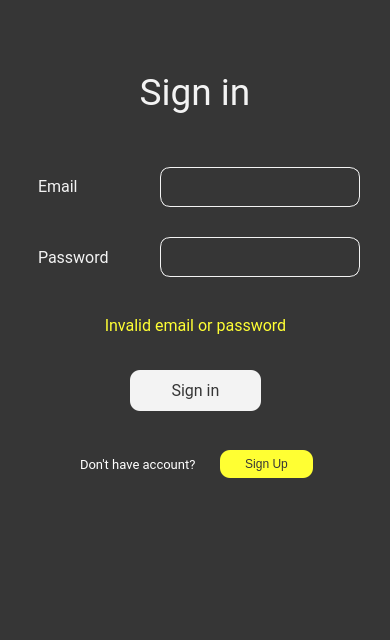
<?xml version="1.0" encoding="UTF-8"?>
<ui version="4.0">
 <class>MainWindow</class>
 <widget class="QMainWindow" name="MainWindow">
  <property name="geometry">
   <rect>
    <x>0</x>
    <y>0</y>
    <width>390</width>
    <height>640</height>
   </rect>
  </property>
  <property name="windowTitle">
   <string>Sign In</string>
  </property>
  <property name="windowIcon">
   <iconset>
    <normaloff>icon/log-in.png</normaloff>icon/log-in.png</iconset>
  </property>
  <property name="styleSheet">
   <string notr="true">background : #363636;</string>
  </property>
  <widget class="QWidget" name="centralwidget">
   <widget class="QLineEdit" name="email">
    <property name="geometry">
     <rect>
      <x>160</x>
      <y>167</y>
      <width>200</width>
      <height>40</height>
     </rect>
    </property>
    <property name="font">
     <font>
      <family>Roboto</family>
      <pointsize>10</pointsize>
     </font>
    </property>
    <property name="styleSheet">
     <string notr="true">color: rgb(243,243,243);
border-radius: 10px;
border: 1px solid rgb(243,243,243);</string>
    </property>
   </widget>
   <widget class="QLabel" name="label">
    <property name="geometry">
     <rect>
      <x>0</x>
      <y>57</y>
      <width>390</width>
      <height>71</height>
     </rect>
    </property>
    <property name="sizePolicy">
     <sizepolicy hsizetype="Preferred" vsizetype="Preferred">
      <horstretch>0</horstretch>
      <verstretch>0</verstretch>
     </sizepolicy>
    </property>
    <property name="font">
     <font>
      <family>Roboto</family>
      <pointsize>28</pointsize>
     </font>
    </property>
    <property name="styleSheet">
     <string notr="true">color: rgb(243,243,243)</string>
    </property>
    <property name="text">
     <string>Sign in</string>
    </property>
    <property name="alignment">
     <set>Qt::AlignCenter</set>
    </property>
   </widget>
   <widget class="QLineEdit" name="password">
    <property name="geometry">
     <rect>
      <x>160</x>
      <y>237</y>
      <width>200</width>
      <height>40</height>
     </rect>
    </property>
    <property name="sizePolicy">
     <sizepolicy hsizetype="Expanding" vsizetype="Fixed">
      <horstretch>0</horstretch>
      <verstretch>0</verstretch>
     </sizepolicy>
    </property>
    <property name="font">
     <font>
      <family>Roboto</family>
      <pointsize>10</pointsize>
     </font>
    </property>
    <property name="styleSheet">
     <string notr="true">
color: rgb(243,243,243);
border-radius: 10px;
border: 1px solid rgb(243,243,243)</string>
    </property>
    <property name="text">
     <string/>
    </property>
   </widget>
   <widget class="QLabel" name="label_3">
    <property name="geometry">
     <rect>
      <x>38</x>
      <y>247</y>
      <width>111</width>
      <height>21</height>
     </rect>
    </property>
    <property name="font">
     <font>
      <family>Roboto</family>
      <pointsize>12</pointsize>
     </font>
    </property>
    <property name="styleSheet">
     <string notr="true">color: rgb(243,243,243)</string>
    </property>
    <property name="text">
     <string>Password</string>
    </property>
   </widget>
   <widget class="QLabel" name="label_2">
    <property name="geometry">
     <rect>
      <x>38</x>
      <y>176</y>
      <width>71</width>
      <height>21</height>
     </rect>
    </property>
    <property name="font">
     <font>
      <family>Roboto</family>
      <pointsize>12</pointsize>
     </font>
    </property>
    <property name="styleSheet">
     <string notr="true">color: rgb(243,243,243)</string>
    </property>
    <property name="text">
     <string>Email</string>
    </property>
   </widget>
   <widget class="QLabel" name="invalid">
    <property name="geometry">
     <rect>
      <x>0</x>
      <y>310</y>
      <width>391</width>
      <height>31</height>
     </rect>
    </property>
    <property name="font">
     <font>
      <family>Roboto</family>
      <pointsize>12</pointsize>
     </font>
    </property>
    <property name="styleSheet">
     <string notr="true">color: #FFFF33;</string>
    </property>
    <property name="text">
     <string>Invalid email or password</string>
    </property>
    <property name="alignment">
     <set>Qt::AlignCenter</set>
    </property>
   </widget>
   <widget class="QPushButton" name="loginbutton">
    <property name="geometry">
     <rect>
      <x>130</x>
      <y>370</y>
      <width>131</width>
      <height>41</height>
     </rect>
    </property>
    <property name="font">
     <font>
      <family>Roboto</family>
      <pointsize>12</pointsize>
     </font>
    </property>
    <property name="styleSheet">
     <string notr="true">background: rgb(243, 243, 243);
color: rgb(54, 54, 54);
border-radius: 10px;
border: none;</string>
    </property>
    <property name="text">
     <string>Sign in</string>
    </property>
   </widget>
   <widget class="QLabel" name="label_4">
    <property name="geometry">
     <rect>
      <x>80</x>
      <y>456</y>
      <width>141</width>
      <height>16</height>
     </rect>
    </property>
    <property name="font">
     <font>
      <family>Roboto</family>
      <pointsize>10</pointsize>
     </font>
    </property>
    <property name="styleSheet">
     <string notr="true">color: rgb(255, 255, 255)</string>
    </property>
    <property name="text">
     <string>Don't have account?</string>
    </property>
   </widget>
   <widget class="QPushButton" name="createaccbutton">
    <property name="geometry">
     <rect>
      <x>220</x>
      <y>450</y>
      <width>93</width>
      <height>28</height>
     </rect>
    </property>
    <property name="styleSheet">
     <string notr="true">border:none;
color:#363636;;
background: #FFFF33;
border-radius: 10px</string>
    </property>
    <property name="text">
     <string>Sign Up</string>
    </property>
   </widget>
  </widget>
  <widget class="QStatusBar" name="statusbar"/>
 </widget>
 <resources/>
 <connections/>
</ui>
